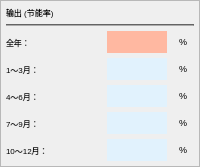
          <widget class="QFrame" name="frame_8">
           <property name="minimumSize">
            <size>
             <width>180</width>
             <height>0</height>
            </size>
           </property>
           <property name="styleSheet">
            <string notr="true"/>
           </property>
           <property name="frameShape">
            <enum>QFrame::StyledPanel</enum>
           </property>
           <property name="frameShadow">
            <enum>QFrame::Raised</enum>
           </property>
           <layout class="QVBoxLayout" name="verticalLayout_10">
            <property name="spacing">
             <number>5</number>
            </property>
            <property name="leftMargin">
             <number>5</number>
            </property>
            <property name="topMargin">
             <number>5</number>
            </property>
            <property name="rightMargin">
             <number>5</number>
            </property>
            <property name="bottomMargin">
             <number>5</number>
            </property>
            <item>
             <widget class="QLabel" name="lab_sec8_title">
              <property name="maximumSize">
               <size>
                <width>350</width>
                <height>30</height>
               </size>
              </property>
              <property name="font">
               <font>
                <pointsize>6</pointsize>
               </font>
              </property>
              <property name="styleSheet">
               <string notr="true"/>
              </property>
              <property name="text">
               <string>&lt;html&gt;&lt;head/&gt;&lt;body&gt;&lt;p&gt;&lt;span style=&quot; font-weight:400;&quot;&gt;输出 (节能率)&lt;/span&gt;&lt;/p&gt;&lt;/body&gt;&lt;/html&gt;</string>
              </property>
             </widget>
            </item>
            <item>
             <widget class="Line" name="line_sec8_1">
              <property name="minimumSize">
               <size>
                <width>0</width>
                <height>1</height>
               </size>
              </property>
              <property name="maximumSize">
               <size>
                <width>16777215</width>
                <height>2</height>
               </size>
              </property>
              <property name="styleSheet">
               <string notr="true">background-color: #969696;</string>
              </property>
              <property name="orientation">
               <enum>Qt::Horizontal</enum>
              </property>
             </widget>
            </item>
            <item>
             <layout class="QHBoxLayout" name="horizontalLayout_30" stretch="4,1,1">
              <property name="spacing">
               <number>5</number>
              </property>
              <item>
               <widget class="QLabel" name="lab_sec8_year">
                <property name="minimumSize">
                 <size>
                  <width>0</width>
                  <height>0</height>
                 </size>
                </property>
                <property name="font">
                 <font>
                  <pointsize>6</pointsize>
                 </font>
                </property>
                <property name="text">
                 <string>全年：</string>
                </property>
               </widget>
              </item>
              <item>
               <widget class="QLineEdit" name="edit_sec8_year">
                <property name="enabled">
                 <bool>true</bool>
                </property>
                <property name="sizePolicy">
                 <sizepolicy hsizetype="Maximum" vsizetype="Fixed">
                  <horstretch>0</horstretch>
                  <verstretch>0</verstretch>
                 </sizepolicy>
                </property>
                <property name="minimumSize">
                 <size>
                  <width>60</width>
                  <height>22</height>
                 </size>
                </property>
                <property name="maximumSize">
                 <size>
                  <width>100</width>
                  <height>16777215</height>
                 </size>
                </property>
                <property name="font">
                 <font>
                  <pointsize>6</pointsize>
                 </font>
                </property>
                <property name="layoutDirection">
                 <enum>Qt::RightToLeft</enum>
                </property>
                <property name="styleSheet">
                 <string notr="true">background-color: rgb(255, 184, 161);
border-radius: 0;
border-style: none;</string>
                </property>
               </widget>
              </item>
              <item>
               <widget class="QLabel" name="lab_sec8_percent1">
                <property name="sizePolicy">
                 <sizepolicy hsizetype="Maximum" vsizetype="Maximum">
                  <horstretch>0</horstretch>
                  <verstretch>0</verstretch>
                 </sizepolicy>
                </property>
                <property name="minimumSize">
                 <size>
                  <width>22</width>
                  <height>22</height>
                 </size>
                </property>
                <property name="font">
                 <font>
                  <pointsize>7</pointsize>
                 </font>
                </property>
                <property name="text">
                 <string>&lt;html&gt;&lt;head/&gt;&lt;body&gt;&lt;p align=&quot;center&quot;&gt;%&lt;/p&gt;&lt;/body&gt;&lt;/html&gt;</string>
                </property>
               </widget>
              </item>
             </layout>
            </item>
            <item>
             <layout class="QHBoxLayout" name="horizontalLayout_31" stretch="4,1,1">
              <property name="spacing">
               <number>5</number>
              </property>
              <item>
               <widget class="QLabel" name="lab_sec8_1To3Mon">
                <property name="font">
                 <font>
                  <pointsize>6</pointsize>
                 </font>
                </property>
                <property name="text">
                 <string>1～3月：</string>
                </property>
               </widget>
              </item>
              <item>
               <widget class="QLineEdit" name="edit_sec8_1To3Mon">
                <property name="enabled">
                 <bool>true</bool>
                </property>
                <property name="sizePolicy">
                 <sizepolicy hsizetype="Maximum" vsizetype="Fixed">
                  <horstretch>0</horstretch>
                  <verstretch>0</verstretch>
                 </sizepolicy>
                </property>
                <property name="minimumSize">
                 <size>
                  <width>60</width>
                  <height>22</height>
                 </size>
                </property>
                <property name="maximumSize">
                 <size>
                  <width>100</width>
                  <height>16777215</height>
                 </size>
                </property>
                <property name="font">
                 <font>
                  <pointsize>6</pointsize>
                 </font>
                </property>
                <property name="layoutDirection">
                 <enum>Qt::RightToLeft</enum>
                </property>
                <property name="styleSheet">
                 <string notr="true">background-color: rgb(225, 242, 253);
border-radius: 0;
border-style:none;</string>
                </property>
               </widget>
              </item>
              <item>
               <widget class="QLabel" name="lab_sec8_percent2">
                <property name="sizePolicy">
                 <sizepolicy hsizetype="Maximum" vsizetype="Maximum">
                  <horstretch>0</horstretch>
                  <verstretch>0</verstretch>
                 </sizepolicy>
                </property>
                <property name="minimumSize">
                 <size>
                  <width>22</width>
                  <height>22</height>
                 </size>
                </property>
                <property name="font">
                 <font>
                  <pointsize>7</pointsize>
                 </font>
                </property>
                <property name="text">
                 <string>&lt;html&gt;&lt;head/&gt;&lt;body&gt;&lt;p align=&quot;center&quot;&gt;%&lt;/p&gt;&lt;/body&gt;&lt;/html&gt;</string>
                </property>
               </widget>
              </item>
             </layout>
            </item>
            <item>
             <layout class="QHBoxLayout" name="horizontalLayout_34" stretch="4,1,1">
              <property name="spacing">
               <number>5</number>
              </property>
              <item>
               <widget class="QLabel" name="lab_sec8_4To6Mon">
                <property name="font">
                 <font>
                  <pointsize>6</pointsize>
                 </font>
                </property>
                <property name="text">
                 <string>4～6月：</string>
                </property>
               </widget>
              </item>
              <item>
               <widget class="QLineEdit" name="edit_sec8_4To6Mon">
                <property name="enabled">
                 <bool>true</bool>
                </property>
                <property name="sizePolicy">
                 <sizepolicy hsizetype="Maximum" vsizetype="Fixed">
                  <horstretch>0</horstretch>
                  <verstretch>0</verstretch>
                 </sizepolicy>
                </property>
                <property name="minimumSize">
                 <size>
                  <width>60</width>
                  <height>22</height>
                 </size>
                </property>
                <property name="maximumSize">
                 <size>
                  <width>100</width>
                  <height>16777215</height>
                 </size>
                </property>
                <property name="font">
                 <font>
                  <pointsize>6</pointsize>
                 </font>
                </property>
                <property name="layoutDirection">
                 <enum>Qt::RightToLeft</enum>
                </property>
                <property name="styleSheet">
                 <string notr="true">background-color: rgb(225, 242, 253);
border-radius: 0;
border-style:none;</string>
                </property>
               </widget>
              </item>
              <item>
               <widget class="QLabel" name="lab_sec8_percent3">
                <property name="sizePolicy">
                 <sizepolicy hsizetype="Maximum" vsizetype="Maximum">
                  <horstretch>0</horstretch>
                  <verstretch>0</verstretch>
                 </sizepolicy>
                </property>
                <property name="minimumSize">
                 <size>
                  <width>22</width>
                  <height>22</height>
                 </size>
                </property>
                <property name="font">
                 <font>
                  <pointsize>7</pointsize>
                 </font>
                </property>
                <property name="text">
                 <string>&lt;html&gt;&lt;head/&gt;&lt;body&gt;&lt;p align=&quot;center&quot;&gt;%&lt;/p&gt;&lt;/body&gt;&lt;/html&gt;</string>
                </property>
               </widget>
              </item>
             </layout>
            </item>
            <item>
             <layout class="QHBoxLayout" name="horizontalLayout_33" stretch="4,1,1">
              <property name="spacing">
               <number>5</number>
              </property>
              <item>
               <widget class="QLabel" name="lab_sec8_7To9Mon">
                <property name="font">
                 <font>
                  <pointsize>6</pointsize>
                 </font>
                </property>
                <property name="text">
                 <string>7～9月：</string>
                </property>
               </widget>
              </item>
              <item>
               <widget class="QLineEdit" name="edit_sec8_7To9Mon">
                <property name="enabled">
                 <bool>true</bool>
                </property>
                <property name="sizePolicy">
                 <sizepolicy hsizetype="Maximum" vsizetype="Fixed">
                  <horstretch>0</horstretch>
                  <verstretch>0</verstretch>
                 </sizepolicy>
                </property>
                <property name="minimumSize">
                 <size>
                  <width>60</width>
                  <height>22</height>
                 </size>
                </property>
                <property name="maximumSize">
                 <size>
                  <width>100</width>
                  <height>16777215</height>
                 </size>
                </property>
                <property name="font">
                 <font>
                  <pointsize>6</pointsize>
                 </font>
                </property>
                <property name="layoutDirection">
                 <enum>Qt::RightToLeft</enum>
                </property>
                <property name="styleSheet">
                 <string notr="true">background-color: rgb(225, 242, 253);
border-radius: 0;
border-style:none;</string>
                </property>
               </widget>
              </item>
              <item>
               <widget class="QLabel" name="lab_sec8_percent4">
                <property name="sizePolicy">
                 <sizepolicy hsizetype="Maximum" vsizetype="Maximum">
                  <horstretch>0</horstretch>
                  <verstretch>0</verstretch>
                 </sizepolicy>
                </property>
                <property name="minimumSize">
                 <size>
                  <width>22</width>
                  <height>22</height>
                 </size>
                </property>
                <property name="font">
                 <font>
                  <pointsize>7</pointsize>
                 </font>
                </property>
                <property name="text">
                 <string>&lt;html&gt;&lt;head/&gt;&lt;body&gt;&lt;p align=&quot;center&quot;&gt;%&lt;/p&gt;&lt;/body&gt;&lt;/html&gt;</string>
                </property>
               </widget>
              </item>
             </layout>
            </item>
            <item>
             <layout class="QHBoxLayout" name="horizontalLayout_32" stretch="4,1,1">
              <property name="spacing">
               <number>5</number>
              </property>
              <item>
               <widget class="QLabel" name="lab_sec8_10To12Mon">
                <property name="font">
                 <font>
                  <pointsize>6</pointsize>
                 </font>
                </property>
                <property name="text">
                 <string>10～12月：</string>
                </property>
               </widget>
              </item>
              <item>
               <widget class="QLineEdit" name="edit_sec8_10To12Mon">
                <property name="enabled">
                 <bool>true</bool>
                </property>
                <property name="minimumSize">
                 <size>
                  <width>60</width>
                  <height>22</height>
                 </size>
                </property>
                <property name="maximumSize">
                 <size>
                  <width>100</width>
                  <height>16777215</height>
                 </size>
                </property>
                <property name="font">
                 <font>
                  <pointsize>6</pointsize>
                 </font>
                </property>
                <property name="layoutDirection">
                 <enum>Qt::RightToLeft</enum>
                </property>
                <property name="styleSheet">
                 <string notr="true">background-color: rgb(225, 242, 253);
border-radius: 0;
border-style:none;</string>
                </property>
               </widget>
              </item>
              <item>
               <widget class="QLabel" name="lab_sec8_percent5">
                <property name="sizePolicy">
                 <sizepolicy hsizetype="Maximum" vsizetype="Maximum">
                  <horstretch>0</horstretch>
                  <verstretch>0</verstretch>
                 </sizepolicy>
                </property>
                <property name="minimumSize">
                 <size>
                  <width>22</width>
                  <height>22</height>
                 </size>
                </property>
                <property name="font">
                 <font>
                  <pointsize>7</pointsize>
                 </font>
                </property>
                <property name="text">
                 <string>&lt;html&gt;&lt;head/&gt;&lt;body&gt;&lt;p align=&quot;center&quot;&gt;%&lt;/p&gt;&lt;/body&gt;&lt;/html&gt;</string>
                </property>
               </widget>
              </item>
             </layout>
            </item>
           </layout>
          </widget>
